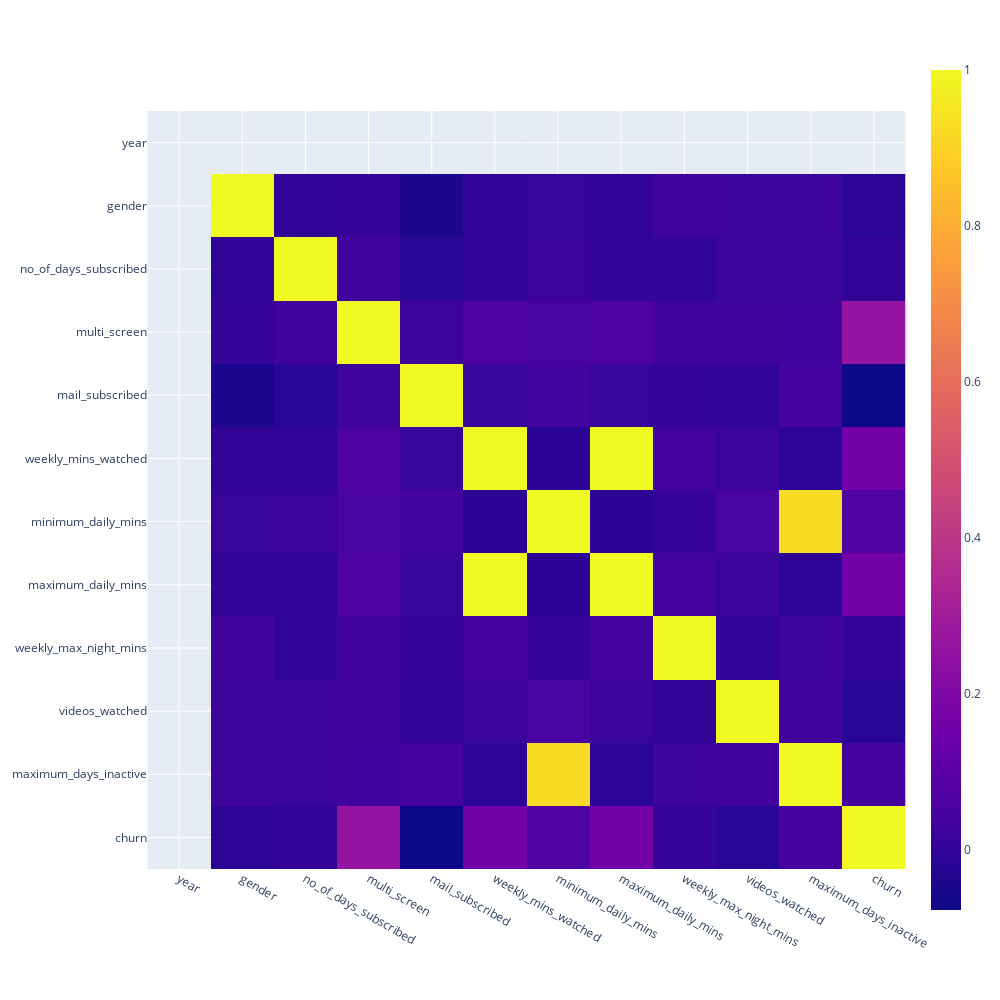

The code cell stored with this chart in its notebook:
### Markdown cell above
***Checking for Correlation***

### Code cell
# Checking the correlation between features
# Correlation measures the linear relationship between two variables.
# Features with high correlation are more linearly dependent and have almost the same effect on the dependent variable.
corr = dataset.corr()

fig = px.imshow(corr,width=1000, height=1000)
fig.show()

### Figure 1 — Plotly figure (JSON) as saved in the notebook; plotly's stock layout.template omitted (floating-point values rounded to 4 significant figures; data arrays with more than 128 entries replaced by an {"elided": "..."} marker saying what was removed)
{"data": [{"coloraxis": "coloraxis", "hovertemplate": "x: %{x}<br>y: %{y}<br>color: %{z}<extra></extra>", "name": "0", "type": "heatmap", "x": ["year", "gender", "no_of_days_subscribed", "multi_screen", "mail_subscribed", "weekly_mins_watched", "minimum_daily_mins", "maximum_daily_mins", "weekly_max_night_mins", "videos_watched", "maximum_days_inactive", "churn"], "xaxis": "x", "y": ["year", "gender", "no_of_days_subscribed", "multi_screen", "mail_subscribed", "weekly_mins_watched", "minimum_daily_mins", "maximum_daily_mins", "weekly_max_night_mins", "videos_watched", "maximum_days_inactive", "churn"], "yaxis": "y", "z": {"elided": "12x12 float values"}}], "layout": {"coloraxis": {"colorscale": [[0, "#0d0887"], [0.1111, "#46039f"], [0.2222, "#7201a8"], [0.3333, "#9c179e"], [0.4444, "#bd3786"], [0.5556, "#d8576b"], [0.6667, "#ed7953"], [0.7778, "#fb9f3a"], [0.8889, "#fdca26"], [1, "#f0f921"]]}, "height": 1000, "margin": {"t": 60}, "width": 1000, "xaxis": {"anchor": "y", "constrain": "domain", "domain": [0, 1], "scaleanchor": "y"}, "yaxis": {"anchor": "x", "autorange": "reversed", "constrain": "domain", "domain": [0, 1]}}}
